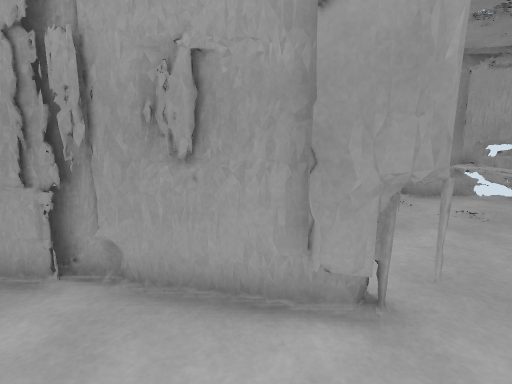
view 1 (above)

16 first-person views from a walk through a 3-D level made in the Unity game engine. The camera is 1.2 m above the floor, tilts 10° down and sees 85° across. The floor is counted in squares, 0.5 m on a side. Each view is taken from the middle of a square. On the plan, view 1 faces up. The plan holds only what a view shows up to about 18 squares ahead; the rest is blank. The player is left out.

view 2
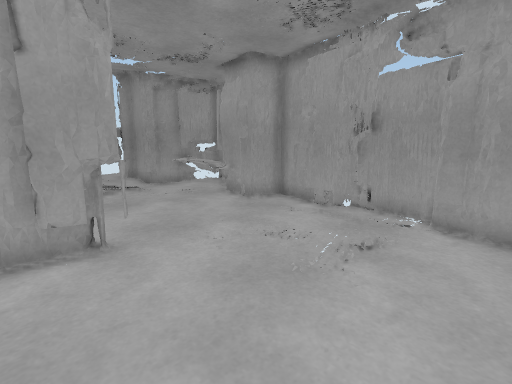

view 3
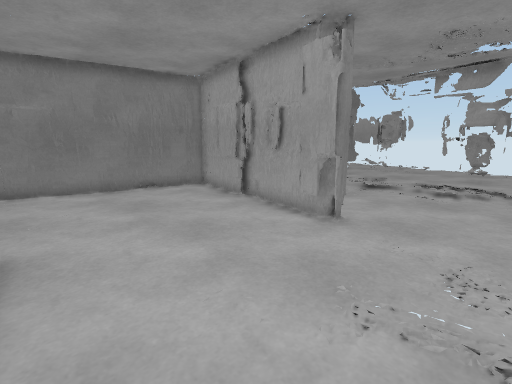

view 4
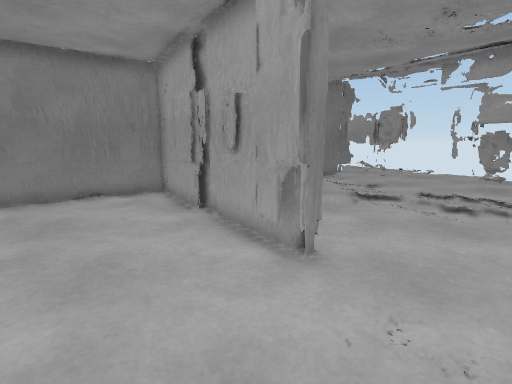

view 5
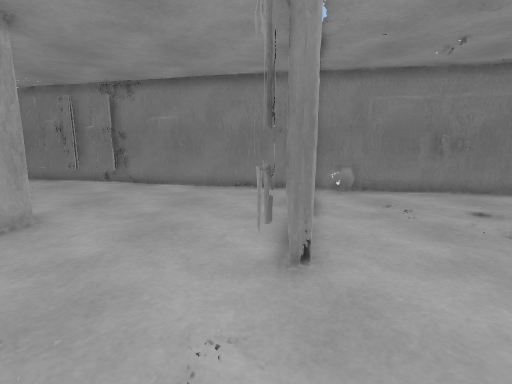

view 6
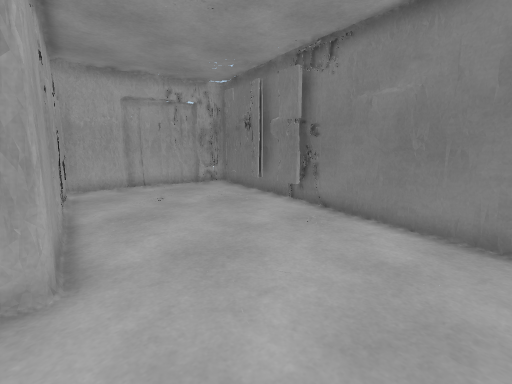

view 7
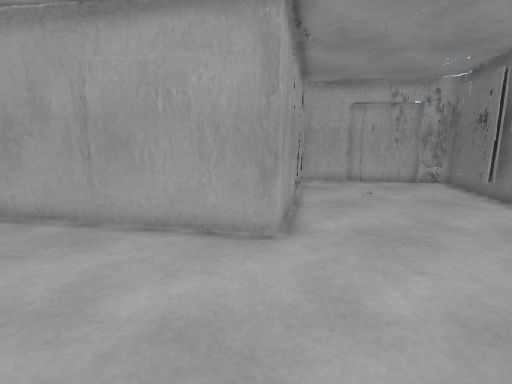

view 8
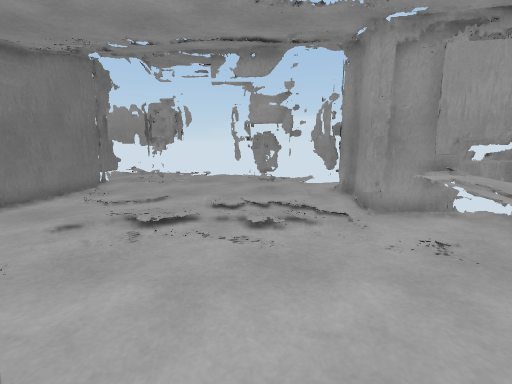

view 9
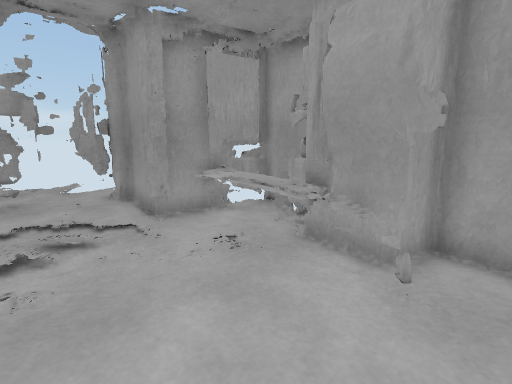

view 10
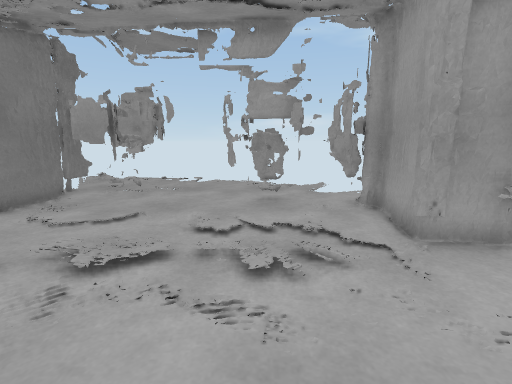

view 11
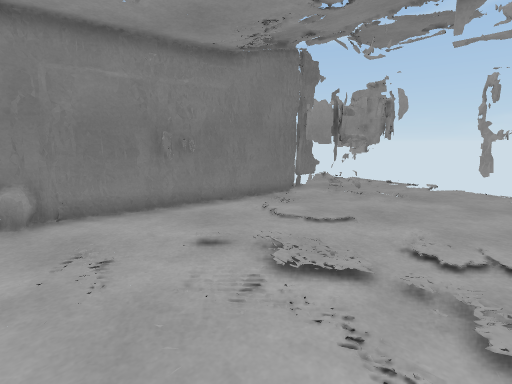

view 12
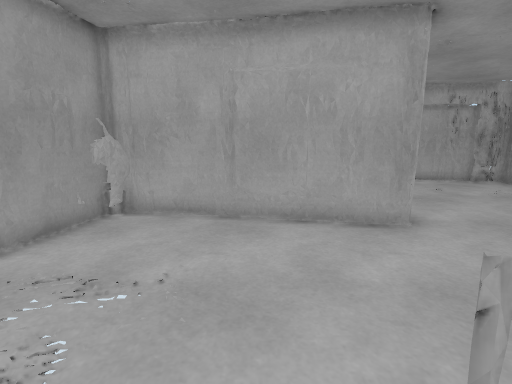

view 13
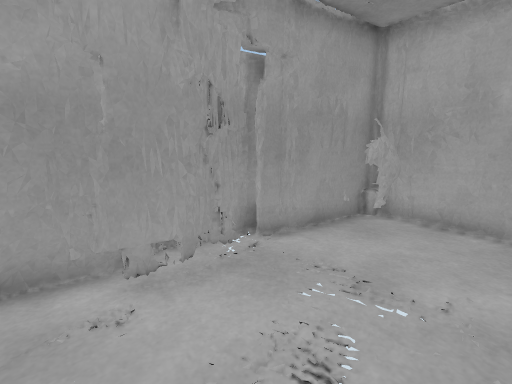

view 14
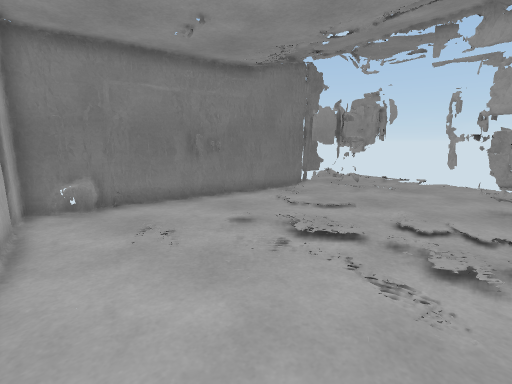

view 15
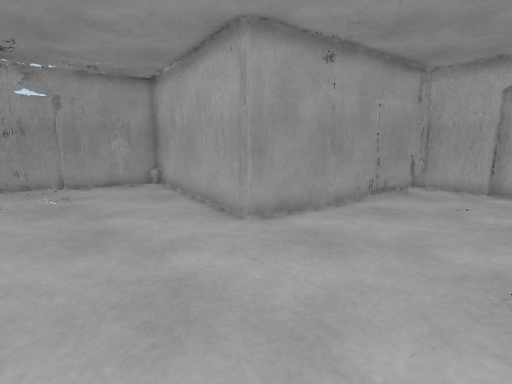

view 16
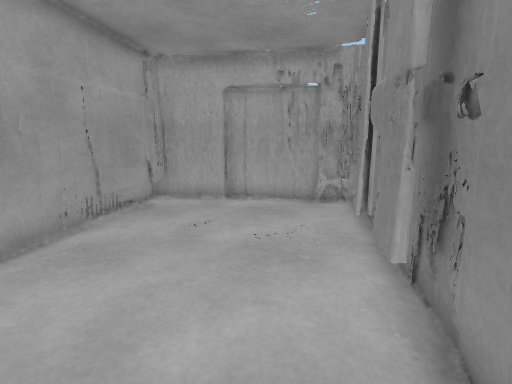

### Floor plan
Key: @ floor where view 1 was taken; # wall or solid block; x gap in a wall; . floor; / step, stairs or slope; = window, fence, low wall or low ledge; ^ raised ledge; T thing the floor can be seen under or through.
Columns run from 12 left of view 1 to 11 right of it. Each row starts with its distance up from view 1.
 23        ....
 22       .........
 21       ...........
 20        = .........
 19       ##  ........
 18       ######...TT..x
 17       #..=##..TTTTT#
 16       #...##..TTTTT##
 15       #.......#....#
 14       #............#
 13      ##............##
 12      ##..../...//..#####
 11      #...//.........x^##
 10      #.............==^.#
  9      #..............^^##
  8     ##..............^##
  7     #=.............=###
  6     ##..............###
  5     ######.=........#.#
  4     #....######.......#
  3    ##........##.....###
  2    #................#
  1    #................##
  0    #........@.......##
 -1    #.................#
 -2   ##.................#
 -3   #................###
 -4   #.......####.....##
 -5   #.......#  #######
 -6   #.......#
 -7  ##.......#
 -8  ##......##
 -9  #.......##
-10 ##.......#
-11 #........#
-12 #........#
-13 ##......##
-14  ####...#
-15     #####

Where each view was taken, in squares from view 1:
view 1: 0 up, 0 right, facing up
view 2: 3 down, 0 right, facing up-right
view 3: 4 down, 6 right, facing up-left
view 4: 1 down, 5 right, facing up-left
view 5: 3 up, 7 right, facing left
view 6: 1 up, 1 left, facing down-left
view 7: 3 up, 1 left, facing down
view 8: 3 up, 3 right, facing up
view 9: 4 up, 3 right, facing up-right
view 10: 6 up, 3 right, facing up
view 11: 7 up, 3 right, facing up-left
view 12: 4 up, 3 right, facing down
view 13: 4 up, 4 right, facing down-right
view 14: 5 up, 4 right, facing up-left
view 15: 2 up, 8 left, facing down-right
view 16: 2 down, 8 left, facing down
